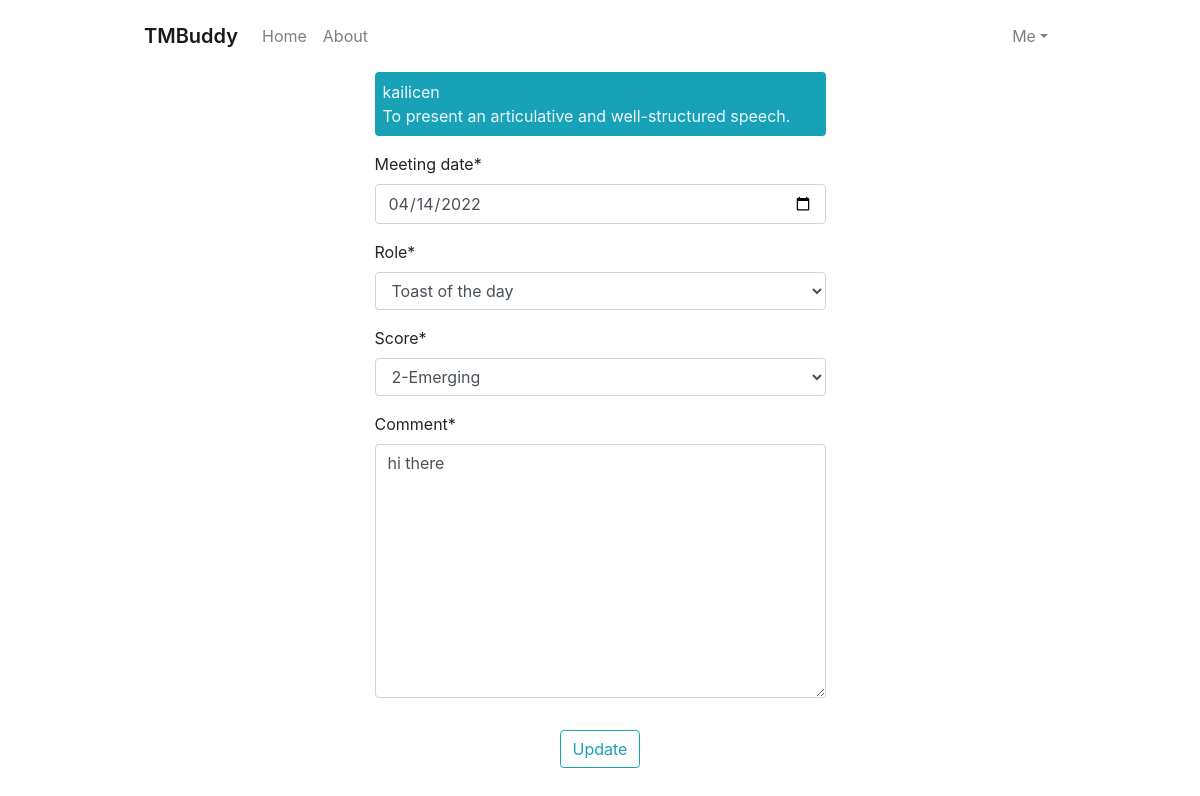
The page /reflection/11/update/ (signed in) on the database its author committed.
### users/models.py (models this page shows, shortened)
class Profile(models.Model):
    user = models.OneToOneField(User, related_name='profile', on_delete=models.CASCADE)
    goal = models.CharField(max_length=200, null=True)
    buddy = models.ForeignKey(User, null=True, related_name='buddy', on_delete=models.CASCADE)

### tmbuddy/models.py (models this page shows, shortened)
class SelfReflection(models.Model):
    content = models.TextField()
    role = models.CharField(max_length=50, choices=ROLE_CHOICES)
    score = models.CharField(max_length=50, choices=SCORE_CHOICES)
    meeting_date = models.DateField()
    user = models.ForeignKey(User, on_delete=models.CASCADE)
    class Meta:
        ordering = ['-meeting_date']

### tmbuddy/views.py (the view, shortened to what this page needs)
# urls.py: path('reflection/<int:pk>/update/', SelfReflectionUpdateView.as_view(), name='reflection-update'),
class SelfReflectionUpdateView(LoginRequiredMixin, UserPassesTestMixin, UpdateView):
    model = SelfReflection
    form_class = SelfReflectionForm
    template_name = 'tmbuddy/reflection_update.html'
    def test_func(self):
        reflection = self.get_object()
        if self.request.user == reflection.user:
            return True
        return False
    def get_context_data(self, **kwargs):
        context = super().get_context_data(**kwargs)
        context['user_profile'] = Profile.objects.filter(user=self.request.user).first()
        return context

### tmbuddy/forms.py
class SelfReflectionForm(ModelForm):
    class Meta:
        model = SelfReflection
        fields = ['meeting_date', 'role', 'score', 'content']
        widgets = {
            'meeting_date': DateInput(),
        }
        labels = {
            'content': _('Comment'),
        }

### tmbuddy/templates/tmbuddy/reflection_update.html (shortened to what this page needs)
{% extends "tmbuddy/base.html" %}{% load crispy_forms_tags %}{% block content %}
<div class="d-flex flex-column p-2 restraint-flex">
  <form method="POST">
    <div class="info-box p-2 mb-3 rounded">
      <h7>{{ user_profile.user }}<br>{{ user_profile.goal }}</h7>
      </div>
    <fieldset class="form-group">{{ form|crispy }}</fieldset>
    <div class="form-group text-center">
      <button class="btn btn-outline-info" type="submit">Update</button>
    </div>
  </form>
</div>
{% endblock content %}

### tmbuddy/static/css/main.css (style rules this page uses)
.restraint-flex { max-width: 45em; margin: 0 auto; align-items: center; }
.info-box { background-color: #17a2b7; color:aliceblue; width: 100%; }

### rows shown on the page
Profile: user "kailicen", goal "To present an articulative and well-structured speech."
SelfReflection: meeting_date "04/14/2022", role "Toast of the day", score "2-Emerging", content "hi there"
